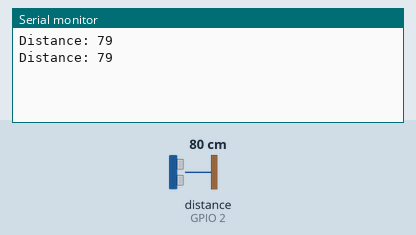
Bench run of a sketch on a simulated ESP8266 (NodeMCU). Shown: the last lines printed to the serial monitor. Wiring (inferred from the names in the program): ultrasonic range finder: trigger GPIO 0; echo GPIO 2. Inputs (shaded band) come from the test bench; at power-on: distance to the obstacle (sensor on GPIO 2) 80 cm. The echo pulse lasts 58.3 µs per cm; WiFi joins after 1.5 s; servers stay silent unless stated.

Above: at 3.0 s.
3.1 s: distance to the obstacle (sensor on GPIO 2) set to 2 cm
At 4.2 s:
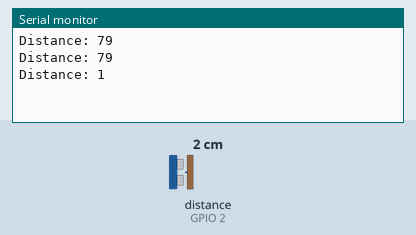
4.6 s: distance to the obstacle (sensor on GPIO 2) set to 4 cm
At 5.6 s:
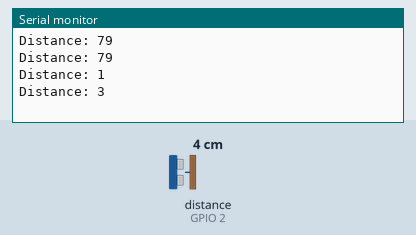
Timing chart, 0 to 7.6 s (numbered marks = the images above; inputs shaded):
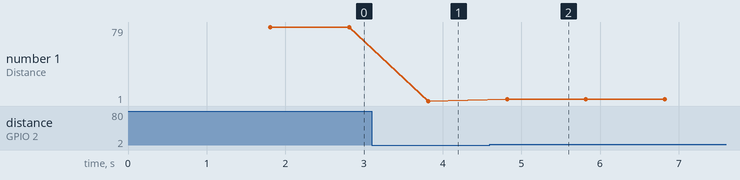

Measured:
- after the input at 3.1 s, the serial monitor: prints a new line after 0.72 s (image 1)
- after the input at 4.6 s, the serial monitor: prints a new line after 0.22 s (image 2)
- plotted number 1: 79 → 1 after the input at 3.1 s, 1 → 3 after the input at 4.6 s

The sketch:

ESP-01_Ultrasonic_blynk.ino
```cpp
#include <SPI.h>
#define BLYNK_PRINT Serial
#include <ESP8266WiFi.h>
#include <BlynkSimpleEsp8266.h>
// You should get Auth Token in the Blynk App.
// Go to the Project Settings (nut icon).
char auth[] = "biihHphUJbmxXSjc3oAHMzX76s-AXmIB";
char ssid[] = "Xiaomi_899C";
char pass[] = "9052879993";
WidgetBridge bridge1(V2);


BlynkTimer timer;
const int trigPin = 0;
const int echoPin = 2;

// defines variables
long duration;
int distance;

#define DEBUG_SW 0

WidgetTerminal terminal(V1);


int MODE = 0;


void with_internet()
{


}

void without_internet()
{


}


void checkBlynk() {
  bool isconnected = Blynk.connected();
  if (isconnected == false) {
    MODE = 1;

  }
  if (isconnected == true) {
    MODE = 0;

  }
}
BLYNK_CONNECTED() {
  bridge1.setAuthToken("5hMALkoynlMI6Q4Em9UxDKtj88sAcx8X"); // Place the AuthToken of the second hardware here
}


void setup()
{
  // Debug console
  if (DEBUG_SW) Serial.begin(9600);

pinMode(trigPin, OUTPUT);
pinMode(echoPin, INPUT);

Blynk.begin(auth, ssid, pass);
  timer.setInterval(3000L, checkBlynk); // check if connected to Blynk server every 3 seconds

  terminal.clear();

 terminal.println(F("Blynk v" BLYNK_VERSION ": Device started"));
  terminal.println(F("-------------"));
   terminal.println(F("Water Level Indicator"));
  terminal.flush();

}

void loop()
{
digitalWrite(trigPin, LOW);
delayMicroseconds(2);
digitalWrite(trigPin, HIGH);
delayMicroseconds(10);
digitalWrite(trigPin, LOW);
duration = pulseIn(echoPin, HIGH);
distance= duration*0.034/2;
Serial.print("Distance: ");
Serial.println(distance);

  if (WiFi.status() != WL_CONNECTED)
  {
    if (DEBUG_SW) Serial.println("Not Connected");
  }
  else
  {
    if (DEBUG_SW) Serial.println(" Connected");
    Blynk.virtualWrite(V5,distance);
    bridge1.virtualWrite(V7,distance);
    terminal.print("Distance: ");
    terminal.print(distance);
    terminal.println(" CM");
    terminal.flush();
    delay(1000);
    Blynk.run();
  }

  timer.run(); // Initiates SimpleTimer
  if (MODE == 0)
    with_internet();
  else
    without_internet();
}
```
